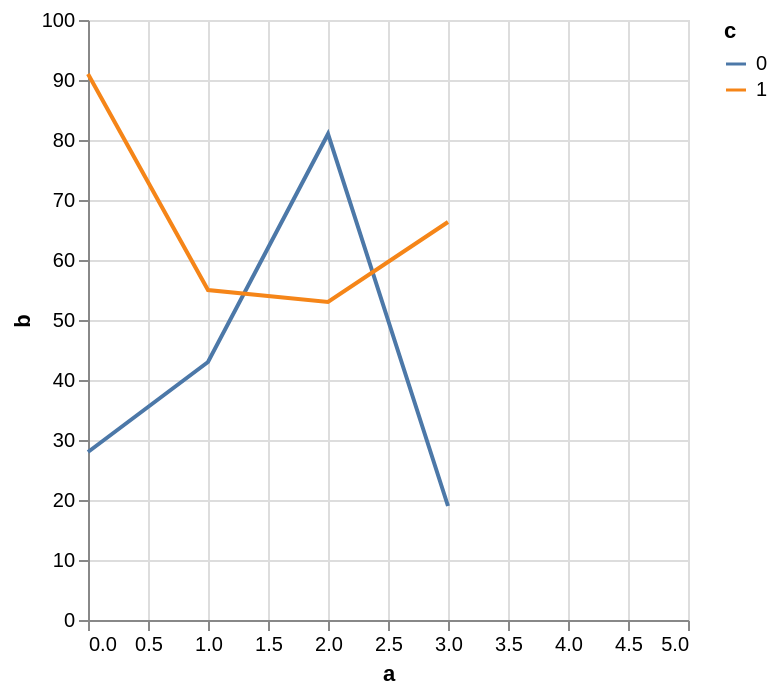

Describe this chart as a Vega-Lite specification.
### Vega-Lite specification from a JSON file in a GitHub repository (floating-point values rounded to 4 significant figures)
{"$schema": "https://vega.github.io/schema/vega-lite/v4.json", "data": {"values": [{"a": 0, "b": 28, "c": 0}, {"a": 0, "b": 91, "c": 1}, {"a": 1, "b": 43, "c": 0}, {"a": 1, "b": 55, "c": 1}, {"a": 2, "b": 81, "c": 0}, {"a": 2, "b": 53, "c": 1}, {"a": 3, "b": 19, "c": 0}]}, "mark": "line", "encoding": {"x": {"field": "a", "type": "quantitative", "scale": {"nice": 1}}, "y": {"field": "b", "type": "quantitative", "impute": {"method": "mean"}}, "color": {"field": "c", "type": "nominal"}}, "autosize": {"type": "pad"}}
